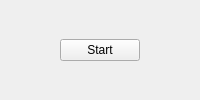
<?xml version="1.0" encoding="UTF-8"?>
<ui version="4.0">
 <comment>
  Copyright (c) the JPEG XL Project Authors. All rights reserved.

  Use of this source code is governed by a BSD-style
  license that can be found in the LICENSE file.
 </comment>
 <class>FlickerTestWindow</class>
 <widget class="QMainWindow" name="FlickerTestWindow">
  <property name="windowTitle">
   <string>Flicker test</string>
  </property>
  <widget class="QWidget" name="centralwidget">
   <layout class="QVBoxLayout" name="verticalLayout_2">
    <item>
     <widget class="QStackedWidget" name="stackedView">
      <widget class="QWidget" name="startPage">
       <layout class="QVBoxLayout" name="verticalLayout" stretch="1,0,1">
        <item>
         <spacer name="verticalSpacer">
          <property name="orientation">
           <enum>Qt::Vertical</enum>
          </property>
         </spacer>
        </item>
        <item>
         <layout class="QHBoxLayout" name="horizontalLayout" stretch="1,0,1">
          <item>
           <spacer name="spacer_2">
            <property name="orientation">
             <enum>Qt::Horizontal</enum>
            </property>
           </spacer>
          </item>
          <item>
           <widget class="QPushButton" name="startButton">
            <property name="text">
             <string>Start</string>
            </property>
           </widget>
          </item>
          <item>
           <spacer name="spacer">
            <property name="orientation">
             <enum>Qt::Horizontal</enum>
            </property>
           </spacer>
          </item>
         </layout>
        </item>
        <item>
         <spacer name="verticalSpacer_2">
          <property name="orientation">
           <enum>Qt::Vertical</enum>
          </property>
          <property name="sizeHint" stdset="0">
           <size>
            <width>0</width>
            <height>0</height>
           </size>
          </property>
         </spacer>
        </item>
       </layout>
      </widget>
      <widget class="jxl::SplitView" name="splitView"/>
      <widget class="QWidget" name="finalPage">
       <layout class="QVBoxLayout" name="verticalLayout_3">
        <item>
         <layout class="QHBoxLayout" name="horizontalLayout_2" stretch="1,0,1">
          <item>
           <spacer name="horizontalSpacer">
            <property name="orientation">
             <enum>Qt::Horizontal</enum>
            </property>
           </spacer>
          </item>
          <item>
           <widget class="QLabel" name="endLabel">
            <property name="text">
             <string/>
            </property>
            <property name="alignment">
             <set>Qt::AlignJustify|Qt::AlignVCenter</set>
            </property>
           </widget>
          </item>
          <item>
           <spacer name="horizontalSpacer_2">
            <property name="orientation">
             <enum>Qt::Horizontal</enum>
            </property>
           </spacer>
          </item>
         </layout>
        </item>
       </layout>
      </widget>
     </widget>
    </item>
   </layout>
  </widget>
 </widget>
 <customwidgets>
  <customwidget>
   <class>jxl::SplitView</class>
   <extends>QWidget</extends>
   <header>tools/flicker_test/split_view.h</header>
   <container>1</container>
  </customwidget>
 </customwidgets>
 <resources/>
 <connections/>
</ui>
